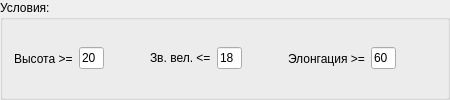
         <widget class="QGroupBox" name="groupBox_15">
          <property name="minimumSize">
           <size>
            <width>0</width>
            <height>60</height>
           </size>
          </property>
          <property name="title">
           <string>Условия:</string>
          </property>
          <layout class="QHBoxLayout" name="horizontalLayout_28">
           <item>
            <widget class="QLabel" name="label_18">
             <property name="text">
              <string>Высота &gt;=</string>
             </property>
            </widget>
           </item>
           <item>
            <widget class="QLineEdit" name="s_lineHeight">
             <property name="maximumSize">
              <size>
               <width>25</width>
               <height>16777215</height>
              </size>
             </property>
             <property name="text">
              <string>20</string>
             </property>
             <property name="maxLength">
              <number>2</number>
             </property>
            </widget>
           </item>
           <item>
            <spacer name="horizontalSpacer_10">
             <property name="orientation">
              <enum>Qt::Horizontal</enum>
             </property>
             <property name="sizeHint" stdset="0">
              <size>
               <width>40</width>
               <height>20</height>
              </size>
             </property>
            </spacer>
           </item>
           <item>
            <widget class="QLabel" name="label_16">
             <property name="text">
              <string>Зв. вел.  &lt;=</string>
             </property>
            </widget>
           </item>
           <item>
            <widget class="QLineEdit" name="s_lineMag">
             <property name="maximumSize">
              <size>
               <width>25</width>
               <height>16777215</height>
              </size>
             </property>
             <property name="text">
              <string>18</string>
             </property>
             <property name="maxLength">
              <number>2</number>
             </property>
            </widget>
           </item>
           <item>
            <spacer name="horizontalSpacer_11">
             <property name="orientation">
              <enum>Qt::Horizontal</enum>
             </property>
             <property name="sizeHint" stdset="0">
              <size>
               <width>40</width>
               <height>20</height>
              </size>
             </property>
            </spacer>
           </item>
           <item>
            <widget class="QLabel" name="label_17">
             <property name="text">
              <string>Элонгация &gt;=</string>
             </property>
            </widget>
           </item>
           <item>
            <widget class="QLineEdit" name="s_lineEl">
             <property name="maximumSize">
              <size>
               <width>25</width>
               <height>16777215</height>
              </size>
             </property>
             <property name="text">
              <string>60</string>
             </property>
             <property name="maxLength">
              <number>3</number>
             </property>
            </widget>
           </item>
           <item>
            <spacer name="horizontalSpacer_23">
             <property name="orientation">
              <enum>Qt::Horizontal</enum>
             </property>
             <property name="sizeHint" stdset="0">
              <size>
               <width>40</width>
               <height>20</height>
              </size>
             </property>
            </spacer>
           </item>
          </layout>
         </widget>
